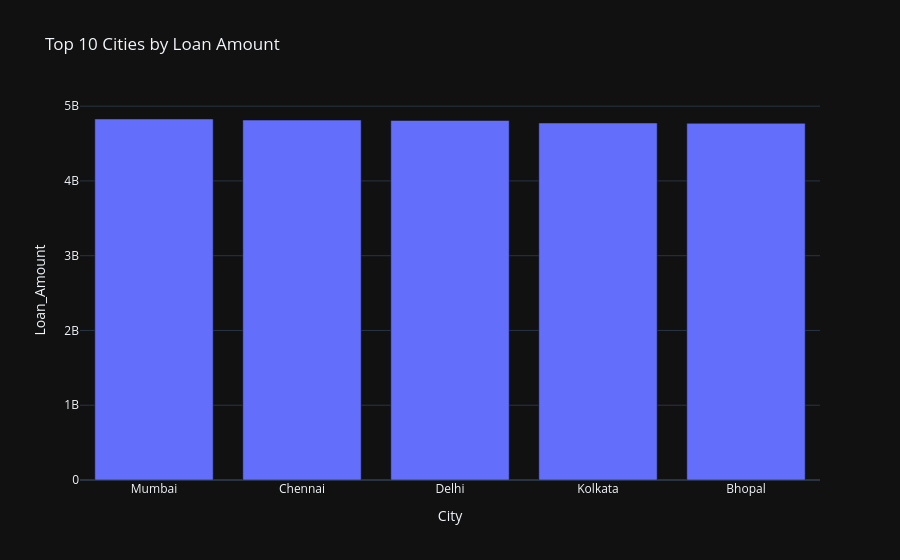

Notebook cell for this chart:
### Code cell
# -----------------------------
# 2. Loan Amount by City
# -----------------------------
city_loan = df.groupby("City")["Loan_Amount"].sum().reset_index()

fig2 = px.bar(
    city_loan.sort_values("Loan_Amount", ascending=False).head(10),
    x="City",
    y="Loan_Amount",
    title="Top 10 Cities by Loan Amount"
)
fig2.show()

### Figure 1 — Plotly figure (JSON) as saved in the notebook; plotly's stock layout.template omitted (floating-point values rounded to 4 significant figures)
{"data": [{"hovertemplate": "City=%{x}<br>Loan_Amount=%{y}<extra></extra>", "legendgroup": "", "marker": {"color": "#636efa", "pattern": {"shape": ""}}, "name": "", "orientation": "v", "showlegend": false, "textposition": "auto", "x": ["Mumbai", "Chennai", "Delhi", "Kolkata", "Bhopal"], "xaxis": "x", "y": [4828288752, 4814359913, 4809138772, 4775040250, 4770343445], "yaxis": "y", "type": "bar"}], "layout": {"xaxis": {"anchor": "y", "domain": [0.0, 1.0], "title": {"text": "City"}}, "yaxis": {"anchor": "x", "domain": [0.0, 1.0], "title": {"text": "Loan_Amount"}}, "legend": {"tracegroupgap": 0}, "title": {"text": "Top 10 Cities by Loan Amount"}, "barmode": "relative"}}
